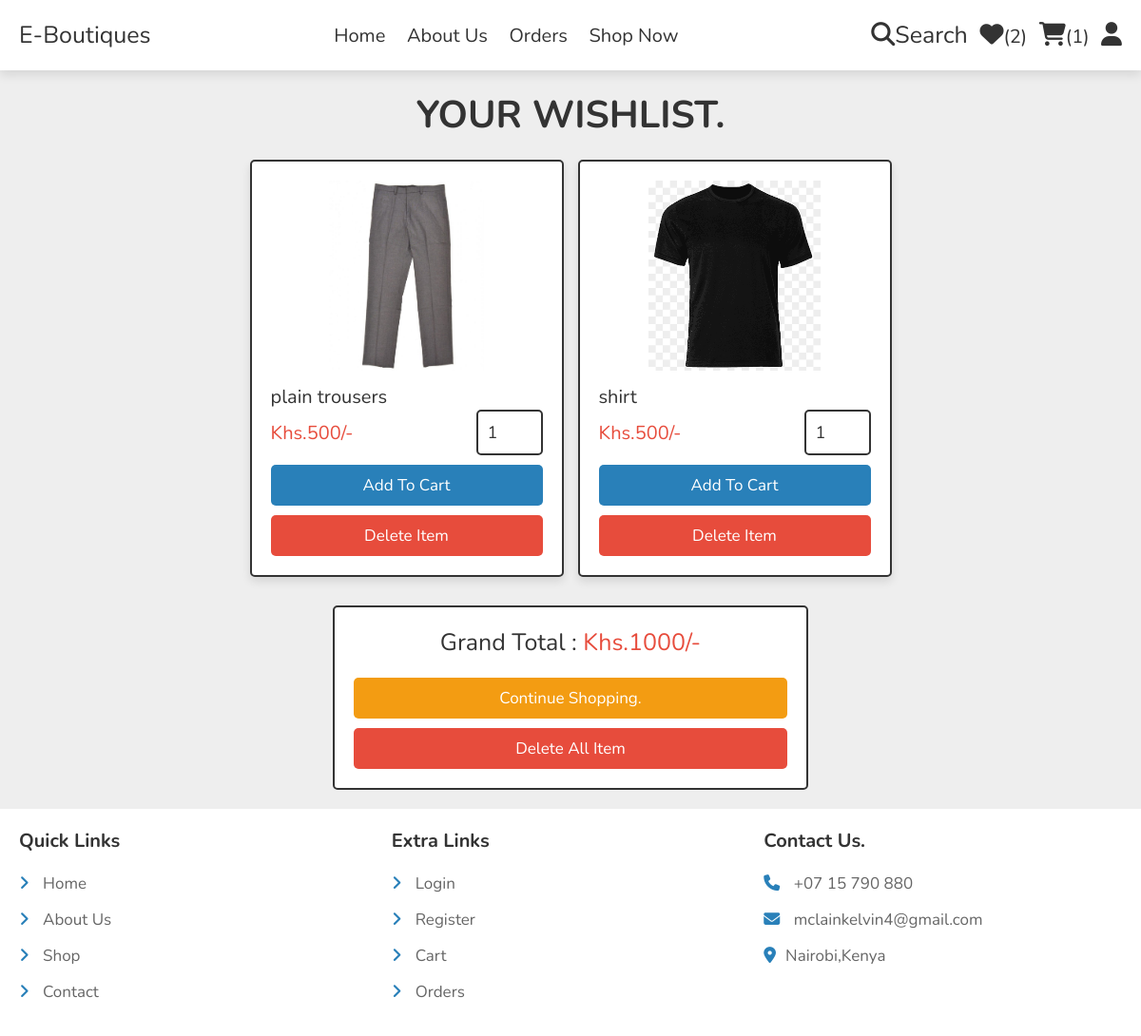
Screenshot of /e-boutiques/wishlist.php (signed in) with the database file from the repository.
### tables this page shows
CREATE TABLE `wishlist` (
  `id` int(100) NOT NULL,
  `user_id` int(100) NOT NULL,
  `pid` int(100) NOT NULL,
  `name` varchar(100) NOT NULL,
  `price` int(100) NOT NULL,
  `image` varchar(100) NOT NULL
);

### e-boutiques/wishlist.php (the view, shortened to what this page needs)
<?php
include 'components/connect.php';
if(isset($_SESSION['user_id'])){
   $user_id = $_SESSION['user_id'];
}else{
   $user_id = '';
   header('location:user_login.php');
};
?>
<!DOCTYPE html>
<html lang="en">
<head>
   <link rel="stylesheet" href="https://cdnjs.cloudflare.com/ajax/libs/font-awesome/6.1.1/css/all.min.css">
   <link rel="stylesheet" href="css/style.css">
</head>
<body>
<?php include 'components/user_header.php'; ?>
<section class="products">
   <h3 class="heading">Your Wishlist.</h3>
   <div class="box-container">
   <?php
      $grand_total = 0;
      $select_wishlist = $conn->prepare("SELECT * FROM `wishlist` WHERE user_id = ?");
      $select_wishlist->execute([$user_id]);
      if($select_wishlist->rowCount() > 0){
         while($fetch_wishlist = $select_wishlist->fetch(PDO::FETCH_ASSOC)){
            $grand_total += $fetch_wishlist['price'];
   ?>
   <form action="" method="post" class="box">
      <img src="uploaded_img/<?= $fetch_wishlist['image']; ?>" alt="">
      <div class="name"><?= $fetch_wishlist['name']; ?></div>
      <div class="flex">
         <div class="price">Khs.<?= $fetch_wishlist['price']; ?>/-</div>
         <input type="number" name="qty" class="qty" min="1" max="99" onkeypress="if(this.value.length == 2) return false;" value="1">
      </div>
      <input type="submit" value="add to cart" class="btn" name="add_to_cart">
      <input type="submit" value="delete item" onclick="return confirm('delete this from wishlist?');" class="delete-btn" name="delete">
   </form>
   <?php
      }
   }else{
      echo '<p class="empty">your wishlist is empty</p>';
   }
   ?>
   </div>
   <div class="wishlist-total">
      <p>Grand Total : <span>Khs.<?= $grand_total; ?>/-</span></p>
      <a href="shop.php" class="option-btn">Continue Shopping.</a>
      <a href="wishlist.php?delete_all" class="delete-btn <?= ($grand_total > 1)?'':'disabled'; ?>" onclick="return confirm('delete all from wishlist?');">delete all item</a>
   </div>
</section>
<?php include 'components/footer.php'; ?>
</body>
</html>

### e-boutiques/css/style.css (style rules this page uses)
:root { --main-color:#2980b9; --orange:#f39c12; --red:#e74c3c; --black:#333; --white:#fff; --light-color:#666; --light-bg:#eee; --border:.2rem solid var(--black); --box-shadow:0 .5rem 1rem rgba(0,0,0,.1); }
* { font-family: 'Nunito', sans-serif; margin:0; padding:0; box-sizing: border-box; outline: none; border:none; text-decoration: none; }
html { font-size: 62.5%; overflow-x: hidden; }
body { background-color: var(--light-bg); }
section { padding:2rem; max-width: 1200px; margin:0 auto; }
.heading { font-size: 4rem; color:var(--black); margin-bottom: 2rem; text-align: center; text-transform: uppercase; }
.btn, .delete-btn, .option-btn { display: block; width: 100%; margin-top: 1rem; border-radius: .5rem; padding:1rem 3rem; font-size: 1.7rem; text-transform: capitalize; color:var(--white); cursor: pointer; text-align: center; }
.btn { background-color: var(--main-color); }
.option-btn { background-color: var(--orange); }
.delete-btn { background-color: var(--red); }
.products .box-container { display: grid; grid-template-columns: repeat(auto-fit, 33rem); gap:1.5rem; justify-content: center; align-items: flex-start; }
.products .box-container .box { position: relative; background-color: var(--white); box-shadow: var(--box-shadow); border-radius: .5rem; border:var(--border); padding:2rem; overflow: hidden; }
.products .box-container .box img { height: 20rem; width: 100%; object-fit: contain; margin-bottom: 1rem; }
.products .box-container .box .name { font-size: 2rem; color:var(--black); }
.products .box-container .box .flex { display: flex; align-items: center; gap:1rem; }
.products .box-container .box .flex .qty { width: 7rem; padding:1rem; border:var(--border); font-size: 1.8rem; color:var(--black); border-radius: .5rem; }
.products .box-container .box .flex .price { font-size: 2rem; color:var(--red); margin-right: auto; }
.wishlist-total { max-width: 50rem; margin:0 auto; margin-top: 3rem; background-color: var(--white); border:var(--border); border-radius: .5rem;; padding:2rem; text-align: center; }
.wishlist-total p { font-size: 2.5rem; color:var(--black); margin-bottom: 2rem; }
.wishlist-total p span { color:var(--red); }

### rows the page displays
wishlist: image (picture), name "plain trousers", price "500"
wishlist: image (picture), name "shirt", price "500"

### other values shown
$total_wishlist_counts "2"
$total_cart_counts "1"
$grand_total "1000"
